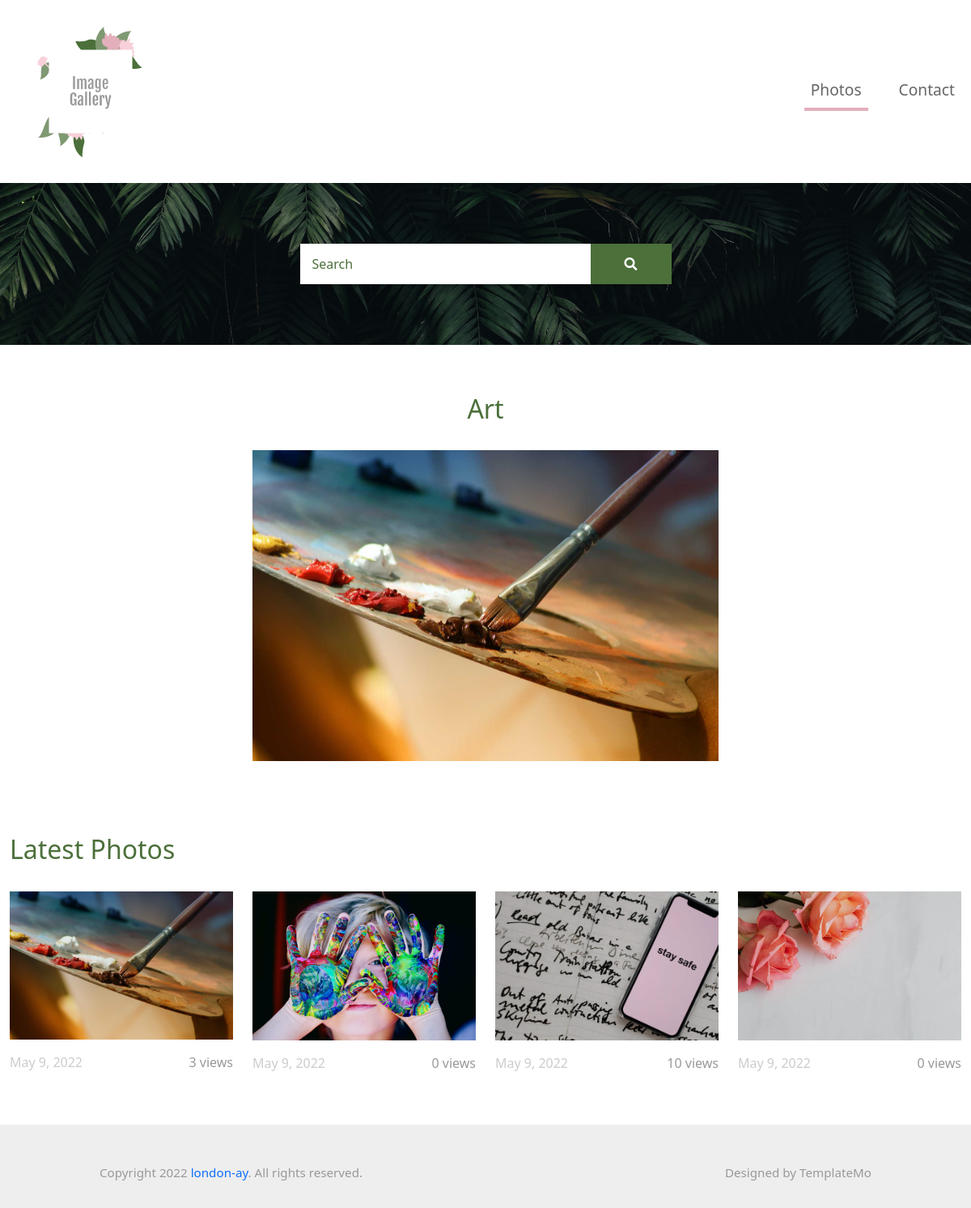
Screenshot of /photo/Art with the database file from the repository.
### main/models.py (models this page shows, shortened)
class Photo(models.Model):
    created_at = models.DateField(auto_now_add=True)
    title = models.CharField(max_length=64)
    photo = models.ImageField()
    views = models.PositiveIntegerField(default=0)

### main/views.py (the view)
# urls.py: path('photo/<str:title>', views.photo_detail, name='photo_detail'),
def photo_detail(request, title):
    photo = get_object_or_404(Photo, title=title)
    photo.views += 1
    photo.save()
    latest_photos = Photo.objects.all().order_by('created_at')[:4]
    context = {
        'photo': photo,
        'latest_photos': latest_photos
    }
    return render(request, 'photo-detail.html', context)

### templates/photo-detail.html (shortened to what this page needs)
{% load static %}
<!DOCTYPE html>
<html lang="en">
<head>
    <link rel="stylesheet" href="{% static 'css/bootstrap.min.css' %}">
    <link rel="stylesheet" href="{% static 'fontawesome/css/all.min.css' %}">
    <link rel="stylesheet" href="{% static 'css/style.css' %}">
</head>
<body>
    <nav class="navbar navbar-expand-lg">
        <div class="container-fluid">
            <a class="navbar-brand" href="{% url 'photos' %}">
                <img src="{% static 'img/image-gallery-logo.png' %}" />
            </a>
            <div class="collapse navbar-collapse" id="navbarSupportedContent">
            <ul class="navbar-nav ml-auto mb-2 mb-lg-0">
                <li class="nav-item">
                    <a class="nav-link nav-link-1 active" aria-current="page" href="{% url 'photos' %}">Photos</a>
                </li>
                <li class="nav-item">
                    <a class="nav-link nav-link-4" href="{% url 'contact' %}">Contact</a>
                </li>
            </ul>
            </div>
        </div>
    </nav>
    <div class="tm-hero d-flex justify-content-center align-items-center" data-parallax="scroll" data-image-src="{% static 'img/hero.jpg' %}">
        <form class="d-flex tm-search-form">
            <input class="form-control tm-search-input" type="search" placeholder="Search" aria-label="Search">
            <button class="btn btn-outline-success tm-search-btn" type="submit">
                <i class="fas fa-search"></i>
            </button>
        </form>
    </div>
    <div class="container-fluid tm-container-content tm-mt-60">
        <div class="row mb-4">
            <h2 class="col-12 tm-text-primary text-center">{{ photo.title }}</h2>
        </div>
        <div class="row tm-mb-90">
            <div class="col-sm-6 mx-auto">
                <img src="{{ photo.photo.url }}" alt="Image" class="img-fluid">
            </div>
        </div>
        <div class="row mb-4">
            <h2 class="col-12 tm-text-primary">
                Latest Photos
            </h2>
        </div>
        <div class="row mb-3 tm-gallery">
            {% for latest_photo in latest_photos %}
                <div class="col-xl-3 col-lg-4 col-md-6 col-sm-6 col-12 mb-5">
                    <figure class="effect-ming tm-video-item">
                        <img src="{{ latest_photo.photo.url }}" alt="Image" class="img-fluid">
                        <figcaption class="d-flex align-items-center justify-content-center">
                        </figcaption>
                    </figure>
                    <div class="d-flex justify-content-between tm-text-gray">
                        <span class="tm-text-gray-light">{{ latest_photo.created_at }}</span>
                        <span>{{ latest_photo.views }} views</span>
                    </div>
                </div>
            {% endfor %}
        </div>
    </div>
    <footer class="tm-bg-gray pt-5 pb-3 tm-text-gray tm-footer">
        <div class="container-fluid tm-container-small">
            <div class="row">
                <div class="col-lg-8 col-md-7 col-12 px-5 mb-3">
                    Copyright 2022 <a href="https://github.com/london-ay">london-ay</a>. All rights reserved.
                </div>
                <div class="col-lg-4 col-md-5 col-12 px-5 text-right">
                    Designed by <a href="https://templatemo.com" class="tm-text-gray" rel="sponsored" target="_parent">TemplateMo</a>
                </div>
            </div>
        </div>
    </footer>
</body>
</html>

### static/css/style.css (style rules this page uses)
:root { --primary-color: #4b703a; --secondary-color: #e3afbb; }
a { text-decoration: none; transition: all 0.3s ease; }
.container-fluid { max-width: 1770px; }
.tm-container-small { max-width: 1050px; }
.btn { border-radius: 0; }
.form-control { padding: 10px 20px; width: 100%; height: auto; }
.navbar-brand { color: #e3afbb; font-size: 1.6rem; }
.tm-hero { min-height: 200px; background: transparent; }
.tm-mt-60 { margin-top: 60px; }
.tm-mb-90 { margin-bottom: 90px; }
.tm-text-primary { color: var(--primary-color); }
.tm-bg-gray { background-color: #EEEEEE; }
.nav-item { margin-right: 30px; }
.nav-item:last-child { margin-right: 0; }
.nav-link { color: #666666; border-bottom: 4px solid transparent; font-size: 1.2rem; }
.nav-link-1.active, .nav-link-1:hover { border-color: #e3afbb; }
.tm-search-input { width: 360px; border-radius: 0; padding: 12px 15px; color: var(--primary-color); border: none; box-shadow: rgba(0, 0, 0, 0.16) 0px 10px 36px 0px, rgba(0, 0, 0, 0.06) 0px 0px 0px 1px; }
.tm-search-input::placeholder { color: var(--primary-color); opacity: 1; }
.tm-search-btn { color: white; background-color: var(--primary-color); border: none; width: 100px; height: 50px; margin-left: -1px; }
p, .tm-text-gray { color: #999; }
.tm-text-gray-light { color: #CCC; }
.tm-video-item { position: relative; overflow: hidden; text-align: center; cursor: pointer; }
.tm-video-item img { position: relative; display: block; min-height: 100%; max-width: 100%; opacity: 0.8; }
.tm-video-item figcaption { padding: 2em; color: #fff; text-transform: uppercase; font-size: 1.25em; -webkit-backface-visibility: hidden; backface-visibility: hidden; }
.tm-video-item figcaption::before, .tm-video-item figcaption::after { pointer-events: none; }
.tm-video-item figcaption, .tm-video-item figcaption > a { position: absolute; top: 0; left: 0; width: 100%; height: 100%; }
.tm-gallery { background: #fff; }
figure.effect-ming { background: #030c17; }
figure.effect-ming img { opacity: 0.9; -webkit-transition: opacity 0.35s; transition: opacity 0.35s; }
figure.effect-ming figcaption::before { position: absolute; top: 30px; right: 30px; bottom: 30px; left: 30px; border: 2px solid #fff; box-shadow: 0 0 0 30px rgba(255,255,255,0.2); content: ''; opacity: 0; -webkit-transition: opacity 0.35s, -webkit-transform 0.35s; transition: opacity 0.35s, transform 0.35s; -webkit-transform: scale3d(1.4,1.4,1); transform: scale3d(1.4,1.4,1); }
.tm-footer { font-size: 0.95rem; }
.form-control, input:-internal-autofill-selected, select:not([multiple]) { color: var(--primary-color) !important; }
.form-control::placeholder { color: var(--primary-color); opacity: 1; }

### rows the page displays
Photo: title "Art", photo (picture), created_at "May 9, 2022", views "3"
Photo: photo (picture), created_at "May 9, 2022", views "0"
Photo: photo (picture), created_at "May 9, 2022", views "10"
Photo: photo (picture), created_at "May 9, 2022", views "0"
